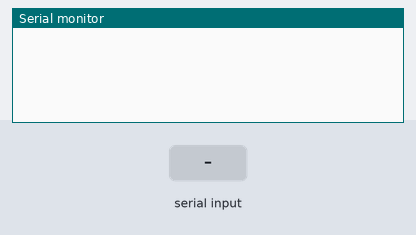
The sketch below on a simulated Arduino Uno, built with avr-gcc and run on an emulated ATmega328P. Parts: the last lines printed to the serial monitor. The test bench sets the inputs (shaded band).

Above: at 1.2 s.
1.3 s: "90,45\n" received over Serial
At 1.8 s:
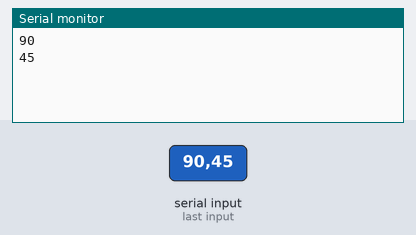
2.8 s: "30,150\n" received over Serial
At 4.2 s:
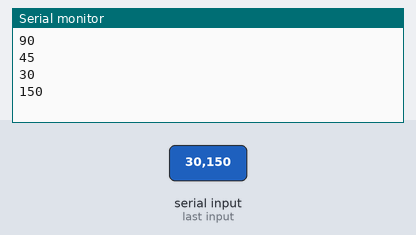
Timing chart, 0 to 5.8 s (numbered marks = the images above; inputs shaded):
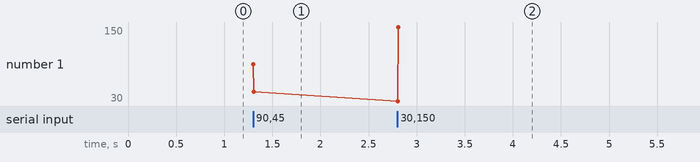

Measured:
- after the input at 1.3 s, the serial monitor: prints a new line at once (image 1)
- after the input at 2.8 s, the serial monitor: prints a new line at once (image 2)
- plotted number 1: 45 → 150 after the input at 2.8 s

The sketch:

serialtoint.ino
```cpp
int myint=-1;


void setup() {
  // put your setup code here, to run once:
  Serial.begin(9600);
}

void loop() {
  // put your main code here, to run repeatedly:
  if (Serial.available()){
    myint=Serial.parseInt();
  }
  if (myint>0){
    Serial.println(myint);
    myint=-1;
  }

}
```
